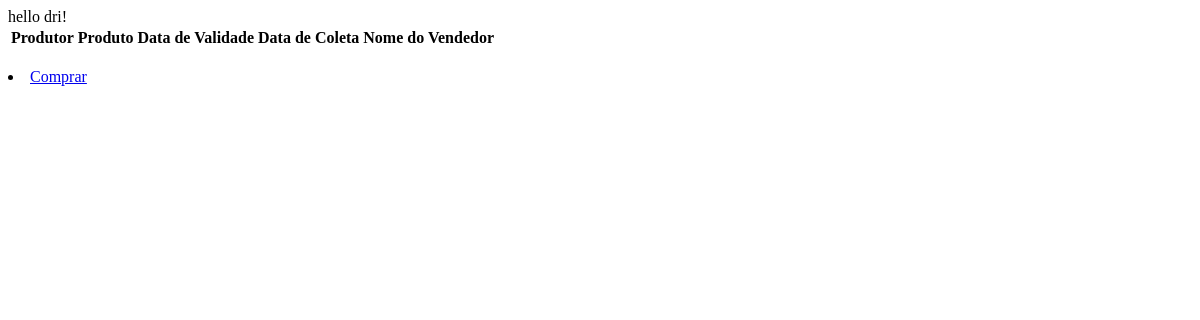
/carrinho, run on an earlier commit of the app's database.
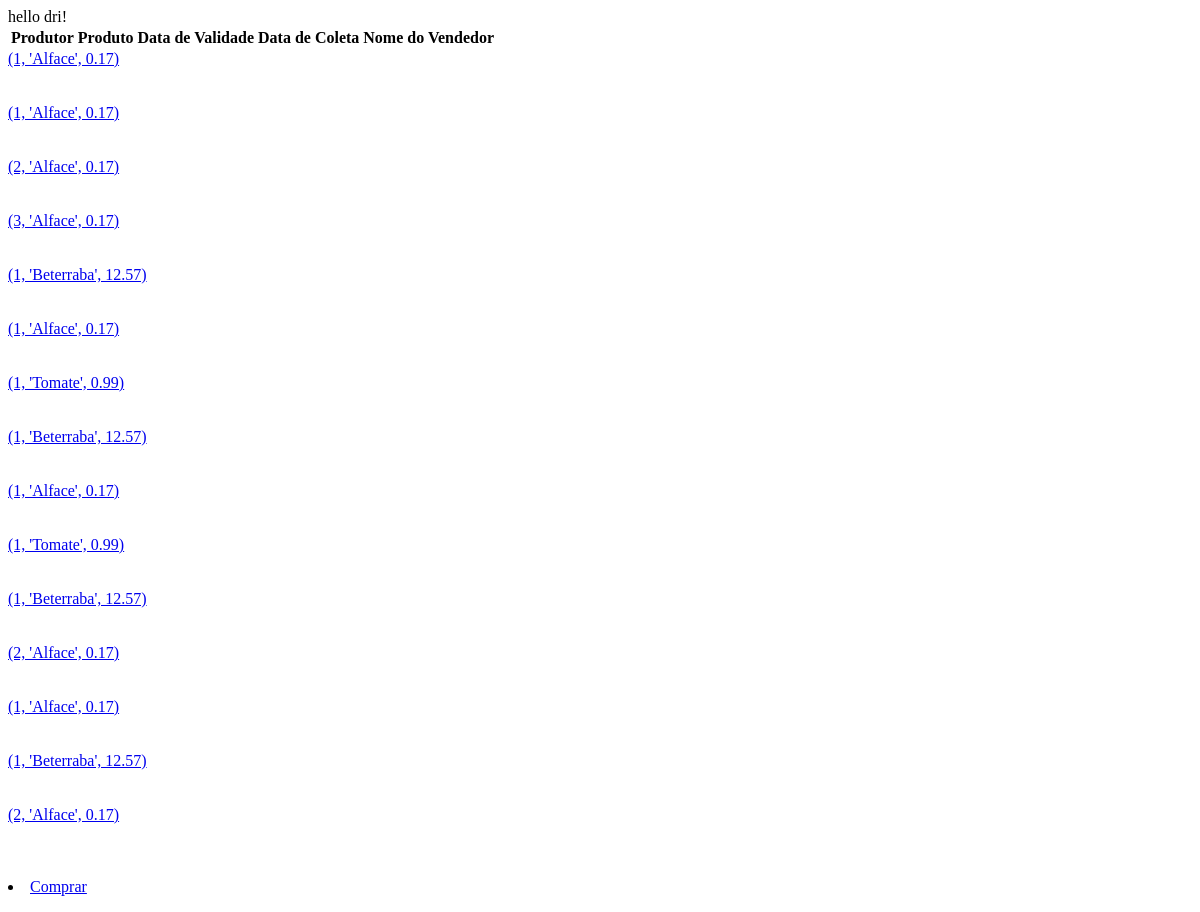
And on a later commit of the database.
### website/models.py (models this page shows)
class Carrinho(db.Model, UserMixin):
    id = db.Column(db.Integer, primary_key=True)
    idProdutor = db.Column(db.Integer)
    idProduto = db.Column(db.Integer)
    idCliente = db.Column(db.Integer)
    quantidade = db.Column(db.Integer)

### website/auth.py (the view, shortened to what this page needs)
@auth.route('/carrinho', methods = ['GET','POST'])
def carrinho():
    queryCarrinho = """SELECT Carrinho.quantidade, Produto.tipo, Produto.preco FROM Produto INNER JOIN Carrinho on Carrinho.idProduto =Produto.id"""
    con = sqlite3.connect('AgroShop\website\database.db')
    db2 = con.cursor()
    Produtos = db2.execute(queryCarrinho)
    Produto=Produtos.fetchall()
    return render_template("carrinho.html",Produto=Produto)

### website/templates/carrinho.html (shortened to what this page needs)
<body>
    <form method="post">
    <table>
        <tr>
            <th>Produtor</th>
            <th>Produto</th>
            <th>Data de Validade</th>
            <th>Data de Coleta</th>
            <th>Nome do Vendedor</th>
    </table>
        {% for produto in Produto %}
        <tr>
                <a href="#serviços" class="botao">{{produto}}</a>
        </tr>
        <br>
        <br>
        <br>
        {% endfor %}
        <br>
        <li><a href="/entrar">Comprar</a></li>
</form>
</body>

What changed in the data, as far as the page shows it:
added Carrinho: produto "(1, 'Alface', 0.17)"
added Carrinho: produto "(1, 'Alface', 0.17)"
added Carrinho: produto "(2, 'Alface', 0.17)"
added Carrinho: produto "(3, 'Alface', 0.17)"
added Carrinho: produto "(1, 'Beterraba', 12.57)"
added Carrinho: produto "(1, 'Alface', 0.17)"
added Carrinho: produto "(1, 'Tomate', 0.99)"
added Carrinho: produto "(1, 'Beterraba', 12.57)"
added Carrinho: produto "(1, 'Alface', 0.17)"
added Carrinho: produto "(1, 'Tomate', 0.99)"
added Carrinho: produto "(1, 'Beterraba', 12.57)"
added Carrinho: produto "(2, 'Alface', 0.17)"
added Carrinho: produto "(1, 'Alface', 0.17)"
added Carrinho: produto "(1, 'Beterraba', 12.57)"
added Carrinho: produto "(2, 'Alface', 0.17)"
